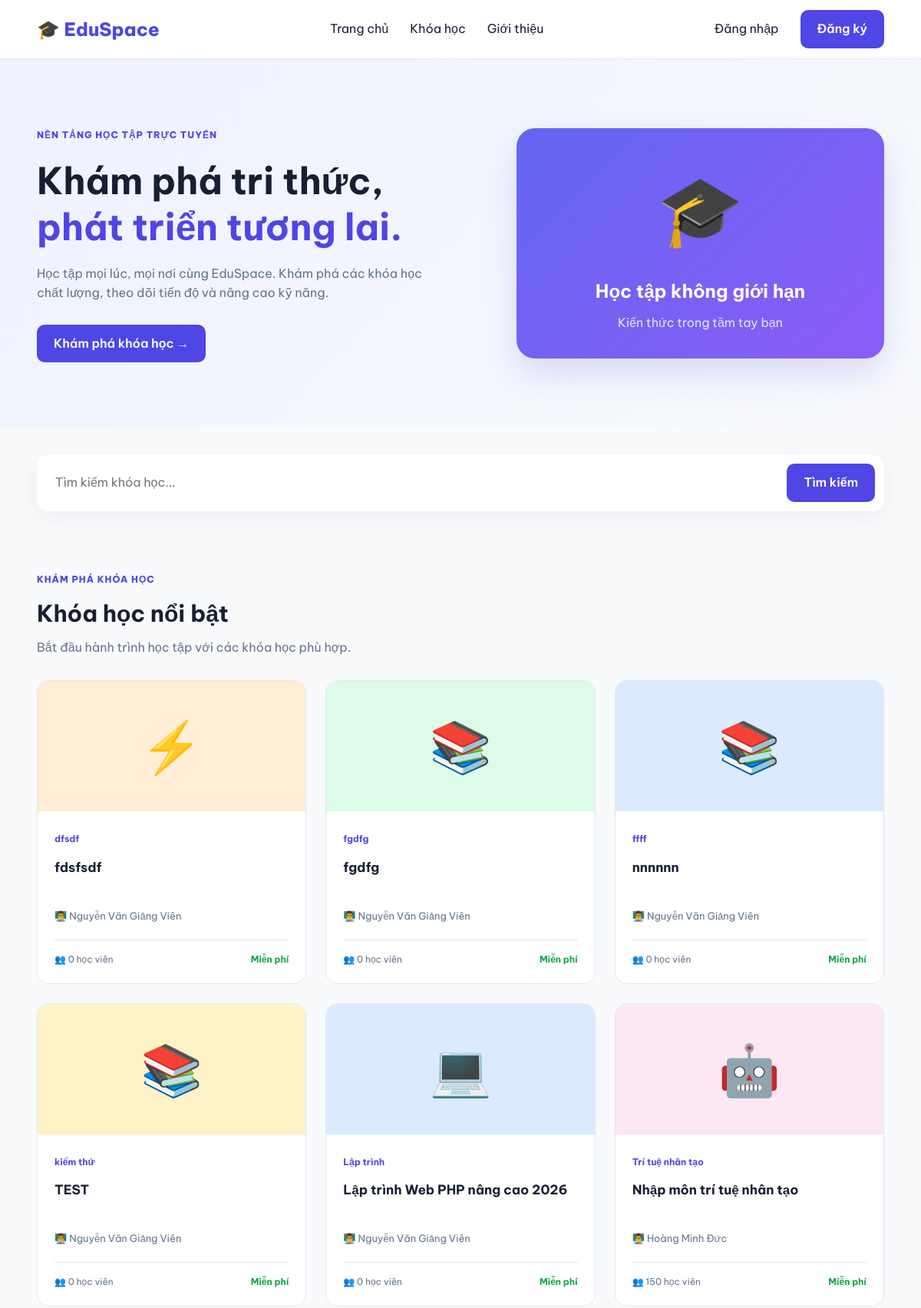
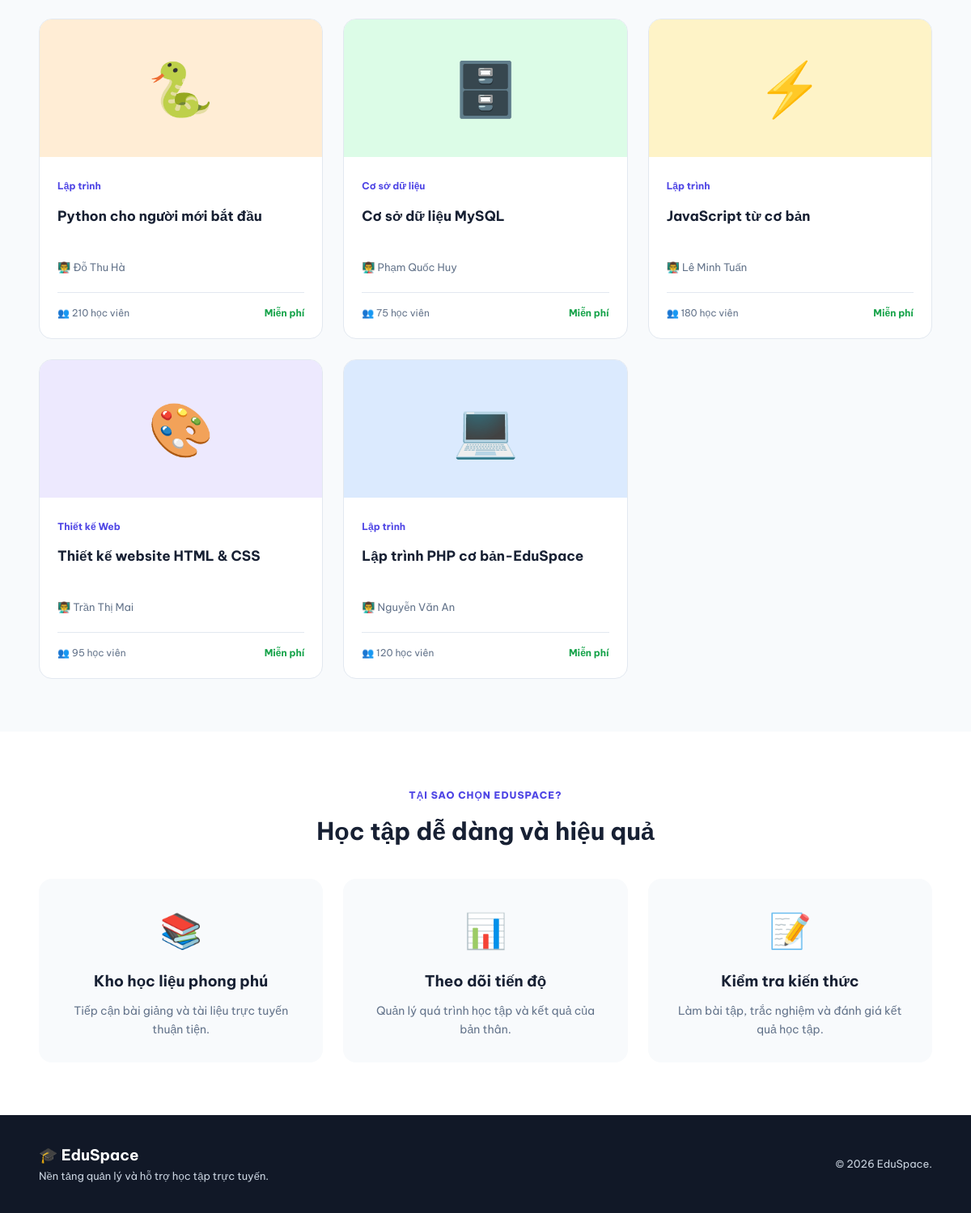
The page / on the database its author committed (2 pictures, top to bottom).
### tables this page shows
CREATE TABLE `courses` (
  `id` int(11) NOT NULL,
  `teacher_id` int(11) DEFAULT NULL,
  `category` varchar(100) NOT NULL,
  `title` varchar(255) NOT NULL,
  `description` text DEFAULT NULL,
  `icon` varchar(20) DEFAULT '?',
  `color` varchar(20) DEFAULT 'blue',
  `students` int(11) DEFAULT 0,
  `teacher_name` varchar(100) DEFAULT NULL,
  `status` enum('draft','pending','approved','rejected') DEFAULT 'draft',
  `created_at` timestamp NOT NULL DEFAULT current_timestamp()
);

### index.php (the view, shortened to what this page needs)
<?php
require_once __DIR__ . "/config/database.php";
$sql = "SELECT id, title, category, icon, color,
               students, teacher_name
        FROM courses
        WHERE status = 'approved'
        ORDER BY id DESC";
$stmt = $pdo->prepare($sql);
$stmt->execute();
$courses = $stmt->fetchAll();
?>
<!DOCTYPE html>
<html lang="vi">
<head>
    <link rel="stylesheet" href="assets/css/style.css">
</head>
<body>
<header class="header">
    <div class="container nav">
        <a href="index.php" class="logo">
            🎓 EduSpace
        </a>
        <nav class="nav-links">
            <a href="index.php">Trang chủ</a>
            <a href="#courses">Khóa học</a>
            <a href="#features">Giới thiệu</a>
        </nav>
        <div class="nav-actions">
            <a href="auth/login.php" class="login-link">
    Đăng nhập
</a>
            <a href="auth/register.php" class="btn btn-primary">
    Đăng ký
</a>
        </div>
    </div>
</header>
<main>
    <section class="hero">
        <div class="container hero-content">
            <div class="hero-text">
                <span class="eyebrow">
                    NỀN TẢNG HỌC TẬP TRỰC TUYẾN
                </span>
                <h1>
                    Khám phá tri thức,
                    <span>phát triển tương lai.</span>
                </h1>
                <p>
                    Học tập mọi lúc, mọi nơi cùng EduSpace.
                    Khám phá các khóa học chất lượng,
                    theo dõi tiến độ và nâng cao kỹ năng.
                </p>
                <a href="#courses" class="btn btn-primary">
                    Khám phá khóa học →
                </a>
            </div>
            <div class="hero-visual">
                <div class="hero-icon">🎓</div>
                <h2>Học tập không giới hạn</h2>
                <p>Kiến thức trong tầm tay bạn</p>
            </div>
        </div>
    </section>
    <section class="search-section">
        <div class="container">
            <div class="search-box">
                <input
                    type="text"
                    id="searchInput"
                    placeholder="Tìm kiếm khóa học..."
                >
                <button id="searchBtn" class="btn btn-primary">
                    Tìm kiếm
                </button>
            </div>
        </div>
    </section>
    <section id="courses" class="courses-section">
        <div class="container">
            <div class="section-heading">
                <div>
                    <span class="section-label">
                        KHÁM PHÁ KHÓA HỌC
                    </span>
                    <h2>Khóa học nổi bật</h2>
                    <p>
                        Bắt đầu hành trình học tập
                        với các khóa học phù hợp.
                    </p>
                </div>
            </div>
            <div class="course-grid" id="courseGrid">
                <?php foreach ($courses as $course): ?>
                    <article class="course-card">
                        <div class="course-image
                            <?php echo $course['color']; ?>">
                            <span>
                                <?php echo $course['icon']; ?>
                            </span>
                        </div>
                        <div class="course-body">
                            <span class="category">
                                <?php echo htmlspecialchars(
                                    $course['category']
                                ); ?>
                            </span>
                            <h3>
                                <?php echo htmlspecialchars(
                                    $course['title']
                                ); ?>
                            </h3>
                            <p class="teacher">
                                👨‍🏫
                                <?php echo htmlspecialchars(
                                    $course['teacher_name']
                                ); ?>
                            </p>
                            <div class="course-footer">
                                <span>
                                    👥 <?php echo $course['students']; ?>
                                    học viên
                                </span>
                                <span class="free">Miễn phí</span>
                            </div>
                        </div>
                    </article>
                <?php endforeach; ?>
            </div>
        </div>
    </section>
    <section id="features" class="features-section">
        <div class="container">
            <div class="section-title-center">
                <span class="section-label">
                    TẠI SAO CHỌN EDUSPACE?
                </span>
                <h2>Học tập dễ dàng và hiệu quả</h2>
            </div>
            <div class="features-grid">
                <div class="feature-card">
                    <div class="feature-icon">📚</div>
                    <h3>Kho học liệu phong phú</h3>
                    <p>
                        Tiếp cận bài giảng và tài liệu
                        trực tuyến thuận tiện.
                    </p>
                </div>
                <div class="feature-card">
                    <div class="feature-icon">📊</div>
                    <h3>Theo dõi tiến độ</h3>
                    <p>
                        Quản lý quá trình học tập
                        và kết quả của bản thân.
                    </p>
                </div>
                <div class="feature-card">
                    <div class="feature-icon">📝</div>
                    <h3>Kiểm tra kiến thức</h3>
                    <p>
                        Làm bài tập, trắc nghiệm
                        và đánh giá kết quả học tập.
                    </p>
                </div>
            </div>
        </div>
    </section>
</main>
<footer class="footer">
    <div class="container footer-content">
        <div>
            <h3>🎓 EduSpace</h3>
            <p>Nền tảng quản lý và hỗ trợ học tập trực tuyến.</p>
        </div>
        <p>© <?php echo date("Y"); ?> EduSpace.</p>
    </div>
</footer>
</body>
</html>

### assets/css/style.css (style rules this page uses)
:root { --primary: #4f46e5; --primary-dark: #3730a3; --text: #172033; --muted: #64748b; --background: #f8fafc; }
* { margin: 0; padding: 0; box-sizing: border-box; }
html { scroll-behavior: smooth; }
body { font-family: 'Be Vietnam Pro', Arial, sans-serif; background: var(--background); color: var(--text); line-height: 1.6; }
a { text-decoration: none; color: inherit; }
.container { width: min(1150px, 92%); margin: 0 auto; }
.header { background: white; border-bottom: 1px solid #e2e8f0; position: sticky; top: 0; z-index: 10; }
.nav { min-height: 76px; display: flex; align-items: center; justify-content: space-between; gap: 20px; }
.logo { font-size: 24px; font-weight: 800; color: var(--primary); }
.nav-links, .nav-actions { display: flex; align-items: center; gap: 28px; }
.btn { display: inline-block; border: none; border-radius: 10px; padding: 12px 22px; font: inherit; font-weight: 600; cursor: pointer; text-align: center; }
.btn-primary { background: var(--primary); color: white; }
.hero { background: linear-gradient(135deg, #eef2ff, #f8fafc); padding: 85px 0; }
.hero-content { display: grid; grid-template-columns: 1.2fr 1fr; gap: 50px; align-items: center; }
.eyebrow, .section-label { color: var(--primary); font-size: 12px; font-weight: 800; letter-spacing: 1px; }
.hero h1 { font-size: clamp(34px, 4vw, 54px); line-height: 1.25; margin: 18px 0; }
.hero h1 span { color: var(--primary); }
.hero p { color: var(--muted); margin-bottom: 28px; max-width: 530px; }
.hero-visual { min-height: 300px; border-radius: 24px; background: linear-gradient(135deg, #6366f1, #8b5cf6); color: white; display: flex; flex-direction: column; align-items: center; justify-content: center; text-align: center; padding: 30px; box-shadow: 0 20px 45px #6366f133; }
.hero-icon { font-size: 90px; margin-bottom: 15px; }
.hero-visual p { color: #e0e7ff; margin-top: 10px; margin-bottom: 0; }
.search-section { padding: 35px 0 10px; }
.search-box { display: flex; gap: 12px; background: white; padding: 12px; border-radius: 15px; box-shadow: 0 8px 30px #0f172a0d; }
.search-box input { flex: 1; min-width: 0; border: none; outline: none; padding: 12px; font: inherit; }
.courses-section, .features-section { padding: 65px 0; }
.section-heading { margin-bottom: 30px; }
.section-heading h2, .section-title-center h2 { font-size: 30px; margin: 8px 0; }
.section-heading p { color: var(--muted); }
.course-grid { display: grid; grid-template-columns: repeat(3, 1fr); gap: 25px; }
.course-card { background: white; border-radius: 16px; overflow: hidden; border: 1px solid #e2e8f0; transition: transform 0.2s, box-shadow 0.2s; }
.course-image { height: 170px; display: flex; align-items: center; justify-content: center; font-size: 65px; }
.blue { background: #dbeafe; }
.purple { background: #ede9fe; }
.yellow { background: #fef3c7; }
.green { background: #dcfce7; }
.orange { background: #ffedd5; }
.pink { background: #fce7f3; }
.course-body { padding: 22px; }
.category { color: var(--primary); font-size: 12px; font-weight: 700; }
.course-body h3 { font-size: 17px; margin: 12px 0; min-height: 54px; }
.teacher { font-size: 13px; color: var(--muted); }
.course-footer { display: flex; justify-content: space-between; align-items: center; border-top: 1px solid #e2e8f0; padding-top: 15px; margin-top: 20px; font-size: 12px; color: var(--muted); }
.free { color: #16a34a; font-weight: 700; }
.features-section { background: white; }
.section-title-center { text-align: center; margin-bottom: 35px; }
.features-grid { display: grid; grid-template-columns: repeat(3, 1fr); gap: 25px; }
.feature-card { padding: 30px; border-radius: 16px; background: #f8fafc; text-align: center; }
.feature-icon { font-size: 42px; }
.feature-card h3 { margin: 15px 0 10px; }
.feature-card p { font-size: 14px; color: var(--muted); }
.footer { background: #111827; color: white; padding: 35px 0; }
.footer-content { display: flex; align-items: center; justify-content: space-between; gap: 20px; }
.footer p { color: #cbd5e1; font-size: 13px; }

### rows shown on the page
courses: icon "⚡", category "dfsdf", title "fdsfsdf", teacher_name "Nguyễn Văn Giảng Viên", students "0"
courses: icon "📚", category "fgdfg", title "fgdfg", teacher_name "Nguyễn Văn Giảng Viên", students "0"
courses: icon "📚", category "ffff", title "nnnnnn", teacher_name "Nguyễn Văn Giảng Viên", students "0"
courses: icon "📚", category "kiểm thử", title "TEST", teacher_name "Nguyễn Văn Giảng Viên", students "0"
courses: icon "💻", category "Lập trình", title "Lập trình Web PHP nâng cao 2026", teacher_name "Nguyễn Văn Giảng Viên", students "0"
courses: icon "🤖", category "Trí tuệ nhân tạo", title "Nhập môn trí tuệ nhân tạo", teacher_name "Hoàng Minh Đức", students "150"
courses: icon "🐍", category "Lập trình", title "Python cho người mới bắt đầu", teacher_name "Đỗ Thu Hà", students "210"
courses: icon "🗄️", category "Cơ sở dữ liệu", title "Cơ sở dữ liệu MySQL", teacher_name "Phạm Quốc Huy", students "75"
courses: icon "⚡", category "Lập trình", title "JavaScript từ cơ bản", teacher_name "Lê Minh Tuấn", students "180"
courses: icon "🎨", category "Thiết kế Web", title "Thiết kế website HTML & CSS", teacher_name "Trần Thị Mai", students "95"
courses: icon "💻", category "Lập trình", title "Lập trình PHP cơ bản-EduSpace", teacher_name "Nguyễn Văn An", students "120"
